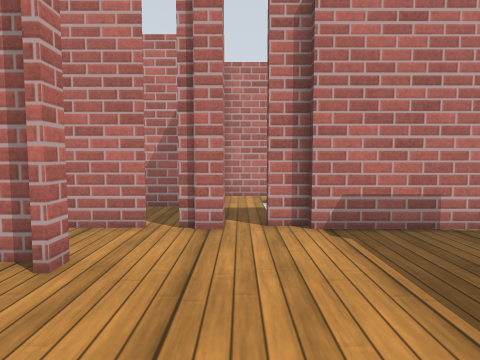
view 1 (above)

20 first-person views from a walk through a robot-simulator world made for Gazebo. The camera is 0.94 m above the floor, tilts 4° down and sees 75° across. The floor is counted in squares, 0.5 m on a side. Each view is taken from the middle of a square. On the plan, view 1 faces up. The plan holds only what a view shows up to about 17 squares ahead; the rest is blank. The place goes on beyond the plan. Surface patterns are stand-ins for the level's own textures.

view 2
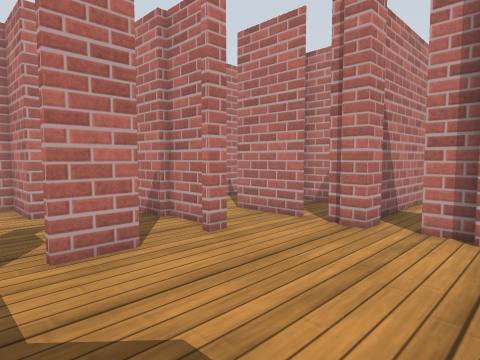

view 3
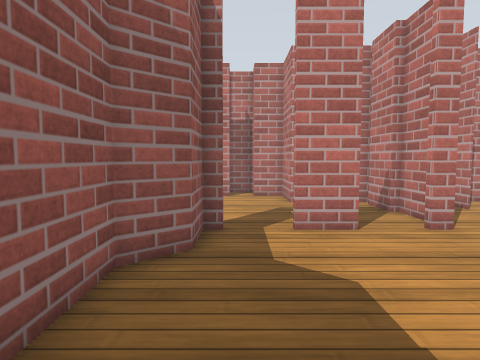

view 4
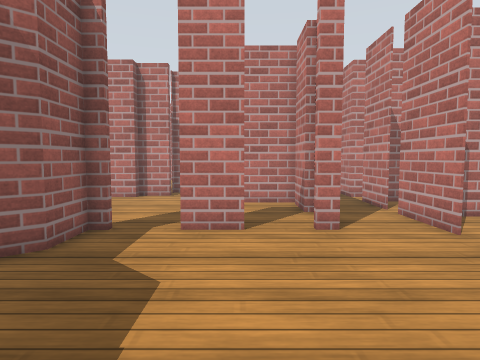

view 5
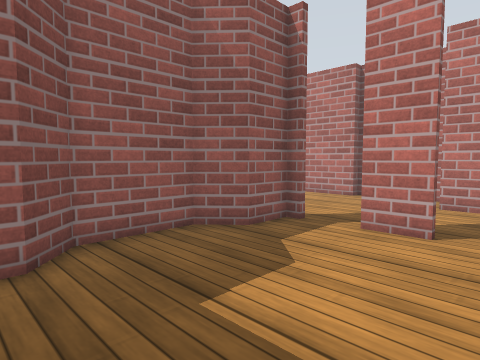

view 6
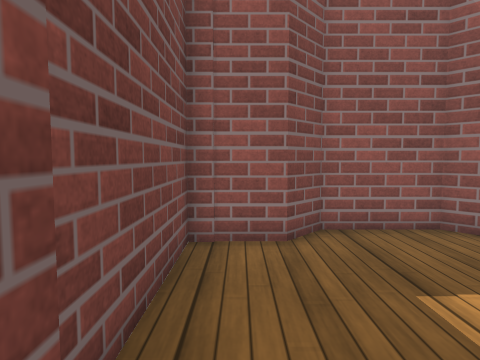

view 7
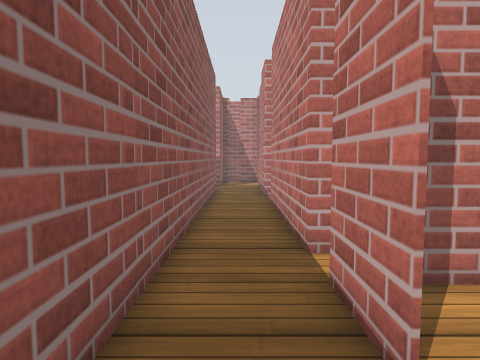

view 8
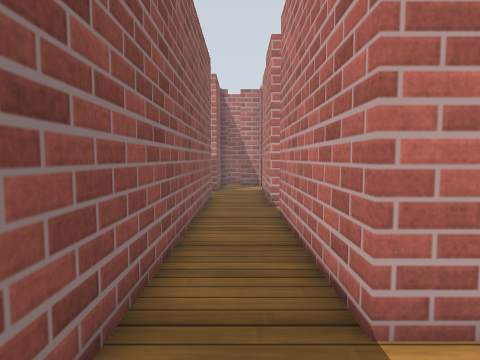

view 9
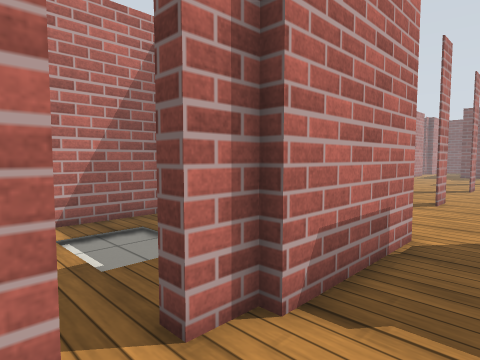

view 10
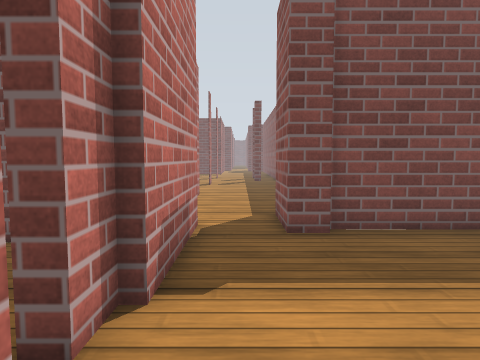

view 11
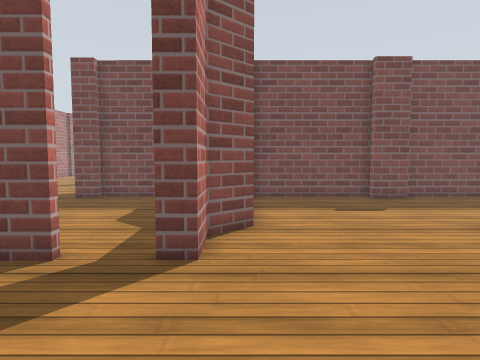

view 12
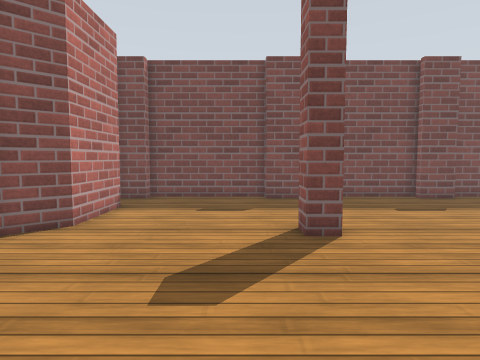

view 13
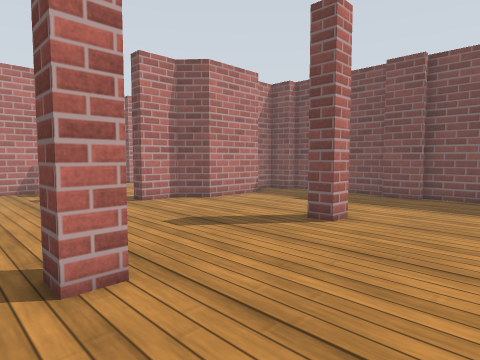

view 14
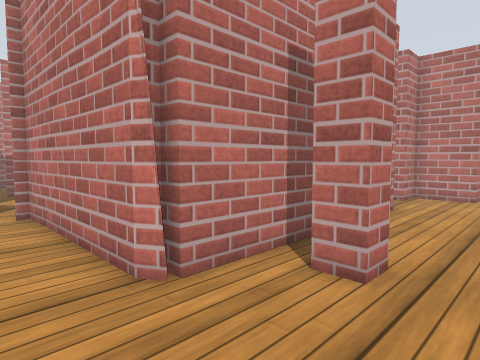

view 15
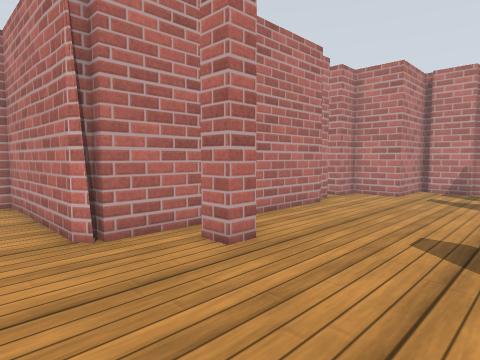

view 16
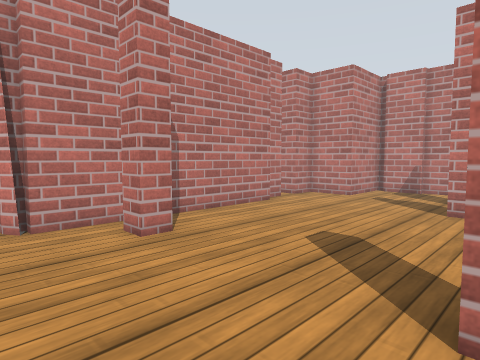

view 17
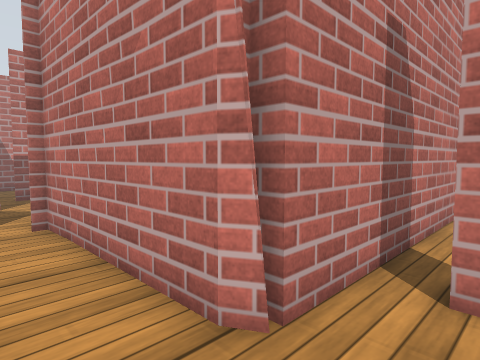

view 18
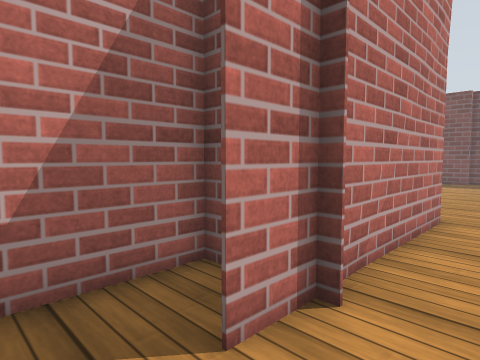

view 19
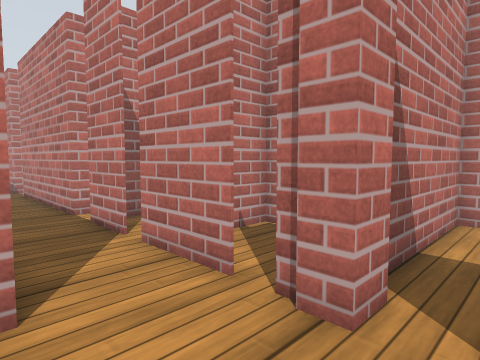

view 20
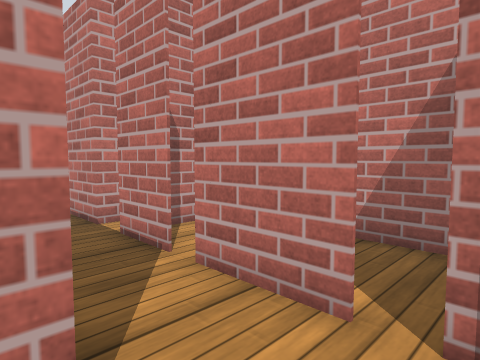

### Floor plan
Ten units are one square. View 1 is at (0, 0); x grows to the right and y downward. Boxes are objects, and circles mark ways between rooms. Rooms are numbered by the first view taken in them; rooms with no view inside come last. Other rooms are left out.
<svg viewBox="-225 -126 300 276">
<path fill="none" stroke="#000" d="M-31 -31 -31 -14 -34 -14 -34 -25M-31 -58 -31 -50 -35 -50M-37 -56 -58 -56 -58 -53 -78 -53M-4 -82 -13 -82M-11 -84 -17 -84M-31 4 -31 10 -13 10 -3 21 29 21 39 10 62 10 62 -47M58 -47 58 -56M67 -82 19 -82 19 -86 8 -86M-82 -55 -82 -21M-22 -121 -50 -121 -50 -101M-100 -84 -176 -84M-62 -84 -86 -84M-184 -56 -58 -56M-190 -86 -190 -82M-25 -84 -55 -84M-5 95 -16 95 -16 86 -5 86M-79 85 -79 95 -88 95M-100 113 -106 113M-101 115 -106 118M31 24 -4 24 -15 12 -34 12 -34 4M56 99 56 82M-110 4 -106 4 -106 21 -100 21 -100 118 -191 118M-82 -21 -106 -21 -106 -7 -121 -7 -121 6M56 26 56 9M62 145 62 26"/>
<circle cx="-30" cy="-70" r="3" fill="#2a7"/>
<circle cx="-54" cy="-10" r="3" fill="#2a7"/>
<text x="0" y="-40">1</text>
<text x="-110" y="-70">2</text>
<text x="-40" y="80">3</text>
</svg>
Room 1 opens to room 2. Room 1 opens to room 3.

Where each view was taken, in squares from view 1:
view 1: 0 up, 0 right, facing up
view 2: 0 up, 3 right, facing up-left
view 3: 0 up, 5 right, facing left
view 4: 3 up, 5 right, facing left
view 5: 5 up, 5 right, facing down-left
view 6: 6 up, 5 right, facing down
view 7: 7 up, 4 left, facing left
view 8: 7 up, 7 left, facing left
view 9: 6 up, 1 left, facing up-right
view 10: 7 up, 2 left, facing right
view 11: 2 down, 9 left, facing right
view 12: 7 down, 9 left, facing right
view 13: 14 down, 10 left, facing up-right
view 14: 14 down, 6 left, facing up-left
view 15: 14 down, 3 left, facing up-left
view 16: 13 down, 1 left, facing up-left
view 17: 14 down, 8 left, facing up-left
view 18: 14 down, 21 left, facing up-right
view 19: 5 up, 1 right, facing up-left
view 20: 5 up, 1 left, facing up-left
